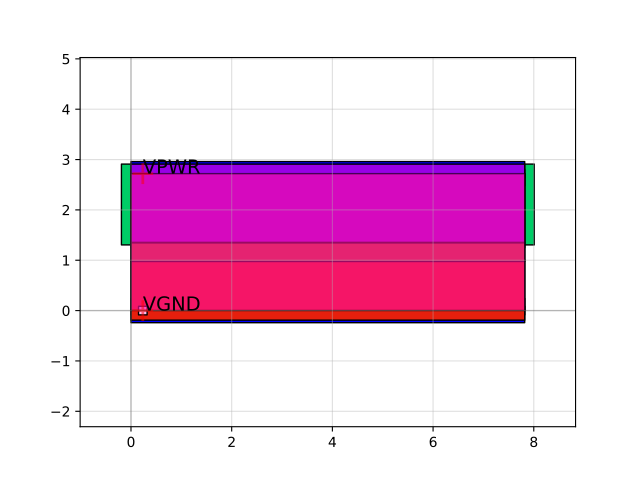

This chart was generated by the following Python code:
import sky130

c = sky130.components.sky130_fd_sc_hd__nand4_4()
c.plot()
